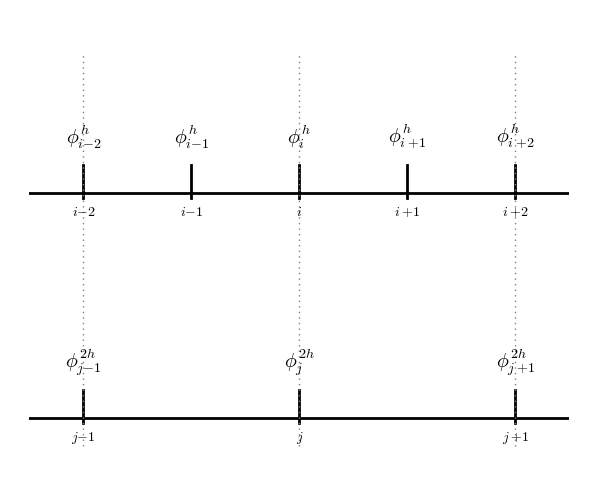

Here is the Python script that generated this plot:
import numpy as np
import matplotlib.pyplot as plt
import grid_plot as gp

# plot two stacked fv grids of different (2x) resolution to show prolongation

#-----------------------------------------------------------------------------

nf = 5
nc = 3

grf = gp.FDGrid(nf, voff=2.0)
grc = gp.FDGrid(nc)

plt.clf()

grf.draw_grid()
grc.draw_grid()

grf.label_node(nf/2-2, r"$i-2$")
grf.label_node(nf/2-1, r"$i-1$")
grf.label_node(nf/2,   r"$i$")
grf.label_node(nf/2+1, r"$i+1$")
grf.label_node(nf/2+2, r"$i+2$")


grc.label_node(nc/2-1, r"$j-1$")
grc.label_node(nc/2,   r"$j$")
grc.label_node(nc/2+1, r"$j+1$")

grf.label_node_data(nf/2-2, r"$\phi_{i-2}^h$")
grf.label_node_data(nf/2-1, r"$\phi_{i-1}^h$")
grf.label_node_data(nf/2,   r"$\phi_i^h$")
grf.label_node_data(nf/2+1, r"$\phi_{i+1}^h$")
grf.label_node_data(nf/2+2, r"$\phi_{i+2}^h$")

grc.label_node_data(nc/2-1, r"$\phi_{j-1}^{2h}$")
grc.label_node_data(nc/2,   r"$\phi_{j}^{2h}$")
grc.label_node_data(nc/2+1, r"$\phi_{j+1}^{2h}$")
    

# connect the dots...

plt.plot([grf.xc[nf/2-2], grf.xc[nf/2-2]], [-0.25, 3.25], ":", color="0.5")
plt.plot([grf.xc[nf/2],   grf.xc[nf/2]],   [-0.25, 3.25], ":", color="0.5")
plt.plot([grf.xc[nf/2+2], grf.xc[nf/2+2]], [-0.25, 3.25], ":", color="0.5")


plt.axis([grf.xmin-0.5*grf.dx,grf.xmax+0.5*grf.dx, -0.5, 3.5])
plt.axis("off")

plt.subplots_adjust(left=0.05,right=0.95,bottom=0.05,top=0.95)

f = plt.gcf()
f.set_size_inches(6.0,5.0)

plt.savefig("fdrestrict.pdf")


